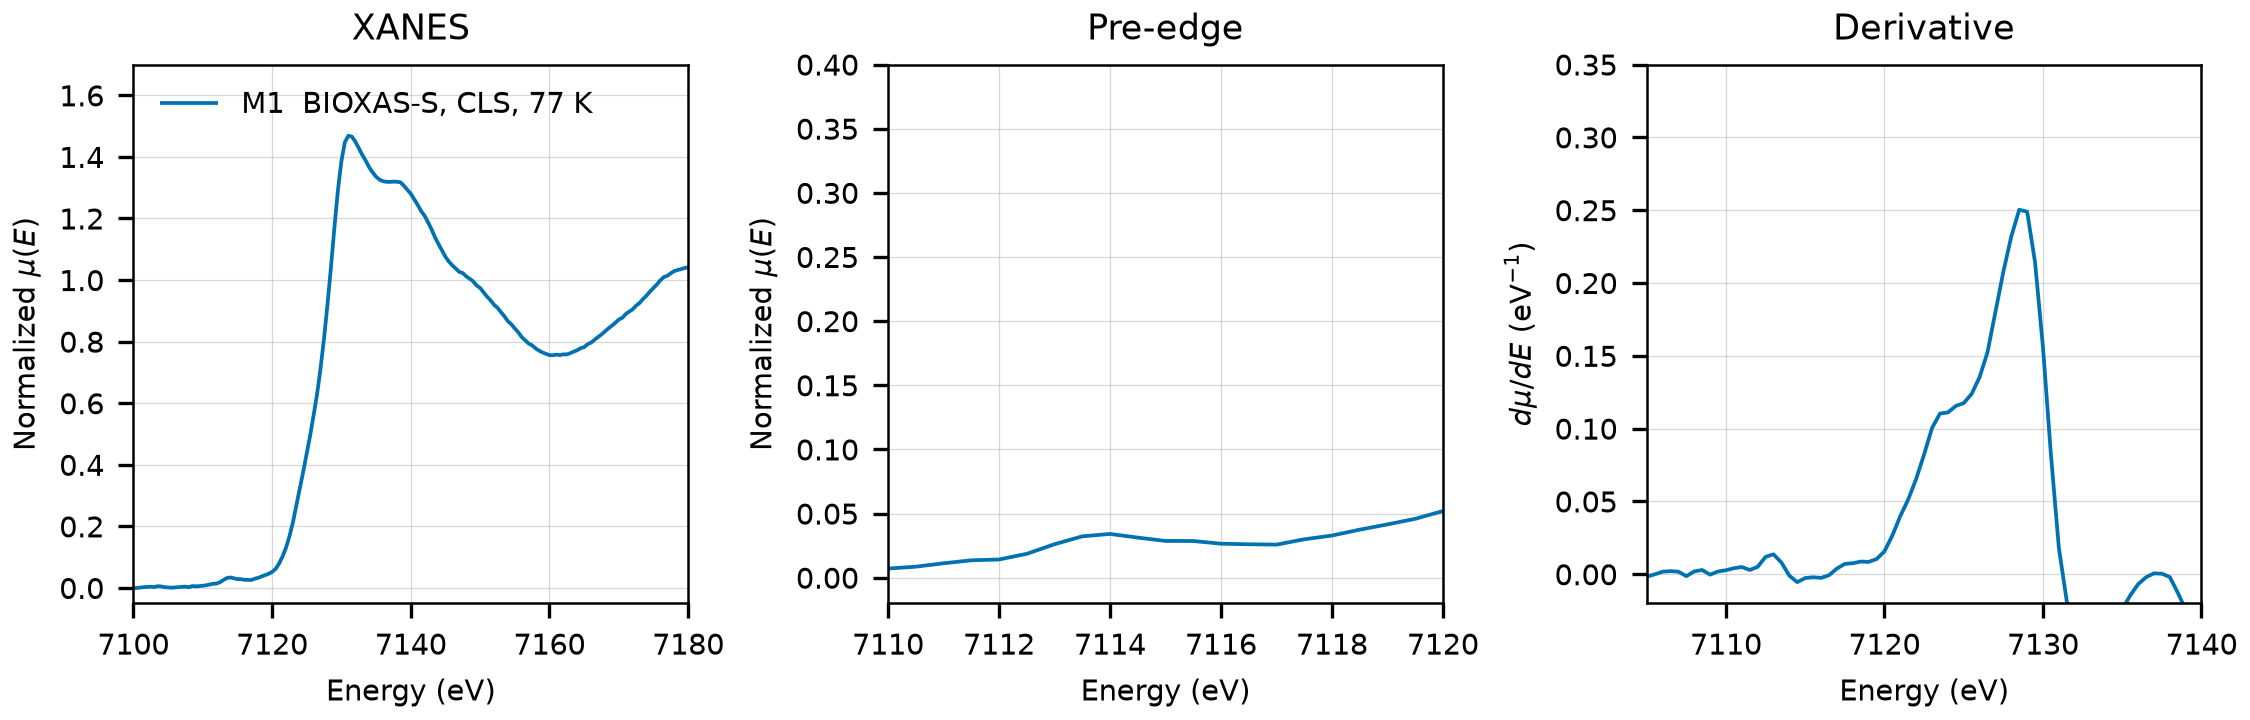

Source code (Python):
"""Plot the experimental Fe K-edge spectrum of jarosite in this folder.

Run from this directory. The output replaces spectra_comparison.png, which the
README links to.
"""

import matplotlib.pyplot as plt
import numpy as np
from larch import Group
from larch.xafs import pre_edge

OUTPUT = "spectra_comparison.png"

MEASUREMENTS = [
    ("M1  BIOXAS-S, CLS, 77 K", "XASDB/Jarosite_ids1dc72.dat", {"ratio": (1, 2), "ref_ratio": (2, 3)}, "#0072B2"),
]

FE_K_EDGE = 7112.0
PRE_EDGE_DEFAULTS = {"pre1": -150, "pre2": -30, "norm1": 150, "norm2": 350, "nnorm": 2, "nvict": 2}


def normalized(path, ratio=None, ref_ratio=None):
    """Return a larch group with the normalized spectrum read from path."""
    data = np.loadtxt(path, comments="#")
    energy = data[:, 0]
    mu = np.log(data[:, ratio[0]] / data[:, ratio[1]])

    if ref_ratio is not None:
        ref_mu = np.log(data[:, ref_ratio[0]] / data[:, ref_ratio[1]])
        ref_group = Group(energy=energy.copy(), mu=ref_mu)
        pre_edge(ref_group)
        eshift = FE_K_EDGE - ref_group.e0
        energy = energy + eshift

    group = Group(energy=energy, mu=mu)
    pre_edge(group, **PRE_EDGE_DEFAULTS)
    return group


def main():
    plt.rcParams.update({"font.size": 7, "axes.linewidth": 0.6})
    fig, axes = plt.subplots(1, 3, figsize=(7.5, 2.4), constrained_layout=True)

    for label, path, kwargs, color in MEASUREMENTS:
        group = normalized(path, **kwargs)
        derivative = np.gradient(group.flat, group.energy)
        axes[0].plot(group.energy, group.flat, color=color, lw=0.9, label=label)
        axes[1].plot(group.energy, group.flat, color=color, lw=0.9)
        axes[2].plot(group.energy, derivative, color=color, lw=0.9)

    axes[0].set(
        xlim=(7100, 7180),
        ylim=(-0.05, 1.7),
        xlabel="Energy (eV)",
        ylabel=r"Normalized $\mu(E)$",
        title="XANES",
    )
    axes[0].legend(frameon=False, loc="upper left")

    axes[1].set(
        xlim=(7110, 7120),
        ylim=(-0.02, 0.4),
        xlabel="Energy (eV)",
        ylabel=r"Normalized $\mu(E)$",
        title="Pre-edge",
    )

    axes[2].set(
        xlim=(7105, 7140),
        ylim=(-0.02, 0.35),
        xlabel="Energy (eV)",
        ylabel=r"$d\mu/dE$ (eV$^{-1}$)",
        title="Derivative",
    )

    for ax in axes:
        ax.grid(True, lw=0.3, alpha=0.5)

    fig.savefig(OUTPUT, dpi=300)
    plt.close(fig)
    print(f"wrote {OUTPUT}")


if __name__ == "__main__":
    main()
